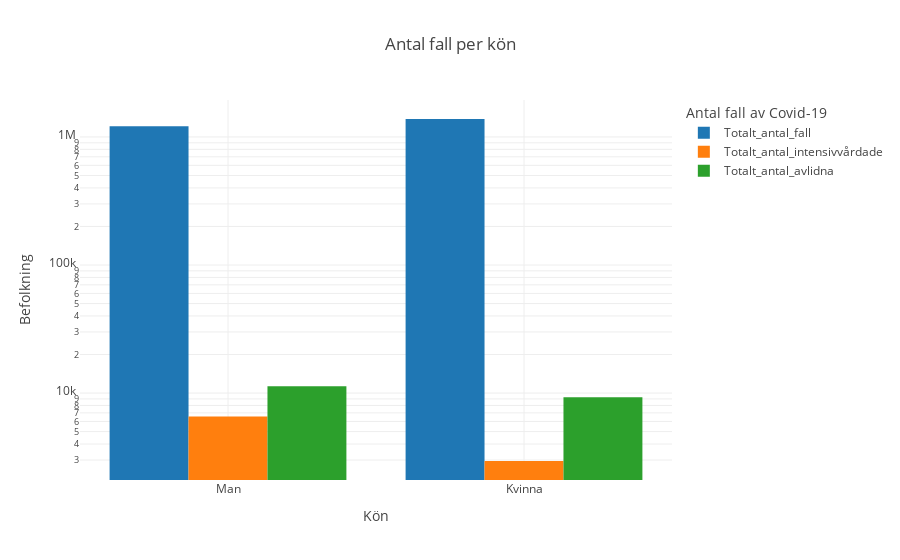

The code cell stored with this chart in its notebook:
### Code cell
def log_plotly_bar_with_df_title_labels(df, y, x, title, labels, save_file):
    fig = px.bar(
        df,
        y=y,
        x=x,
        barmode="group",  # groups the bars next to eachother instead of stacking on eachother
        labels=labels,
        title=title,
        log_y=True,  # easier to read, makes y-axes logarithmic
    )

    fig.show()
    fig.write_html("../Labb_1/Visualiseringar/" + save_file + ".html")


labels_antal_fall_kön = {"value": "Befolkning", "variable": "Antal fall av Covid-19"}

log_plotly_bar_with_df_title_labels(
    df_sex,
    ["Totalt_antal_fall", "Totalt_antal_intensivvårdade", "Totalt_antal_avlidna"],
    "Kön",
    "Antal fall per kön",
    labels_antal_fall_kön,
    "KPI_1_Antal_fall_per_kön-",
)

### Figure 1 — Plotly figure (JSON) as saved in the notebook; plotly's stock layout.template omitted (floating-point values rounded to 4 significant figures)
{"data": [{"alignmentgroup": "True", "hovertemplate": "Antal fall av Covid-19=Totalt_antal_fall<br>Kön=%{x}<br>Befolkning=%{y}<extra></extra>", "legendgroup": "Totalt_antal_fall", "marker": {"color": "#1F77B4", "pattern": {"shape": ""}}, "name": "Totalt_antal_fall", "offsetgroup": "Totalt_antal_fall", "orientation": "v", "showlegend": true, "textposition": "auto", "type": "bar", "x": ["Man", "Kvinna"], "xaxis": "x", "y": [1210098, 1381189], "yaxis": "y"}, {"alignmentgroup": "True", "hovertemplate": "Antal fall av Covid-19=Totalt_antal_intensivvårdade<br>Kön=%{x}<br>Befolkning=%{y}<extra></extra>", "legendgroup": "Totalt_antal_intensivvårdade", "marker": {"color": "#FF7F0E", "pattern": {"shape": ""}}, "name": "Totalt_antal_intensivvårdade", "offsetgroup": "Totalt_antal_intensivvårdade", "orientation": "v", "showlegend": true, "textposition": "auto", "type": "bar", "x": ["Man", "Kvinna"], "xaxis": "x", "y": [6550, 2947], "yaxis": "y"}, {"alignmentgroup": "True", "hovertemplate": "Antal fall av Covid-19=Totalt_antal_avlidna<br>Kön=%{x}<br>Befolkning=%{y}<extra></extra>", "legendgroup": "Totalt_antal_avlidna", "marker": {"color": "#2CA02C", "pattern": {"shape": ""}}, "name": "Totalt_antal_avlidna", "offsetgroup": "Totalt_antal_avlidna", "orientation": "v", "showlegend": true, "textposition": "auto", "type": "bar", "x": ["Man", "Kvinna"], "xaxis": "x", "y": [11279, 9273], "yaxis": "y"}], "layout": {"barmode": "group", "legend": {"title": {"text": "Antal fall av Covid-19"}, "tracegroupgap": 0}, "title": {"text": "Antal fall per kön"}, "xaxis": {"anchor": "y", "domain": [0, 1], "title": {"text": "Kön"}}, "yaxis": {"anchor": "x", "domain": [0, 1], "title": {"text": "Befolkning"}, "type": "log"}}}
